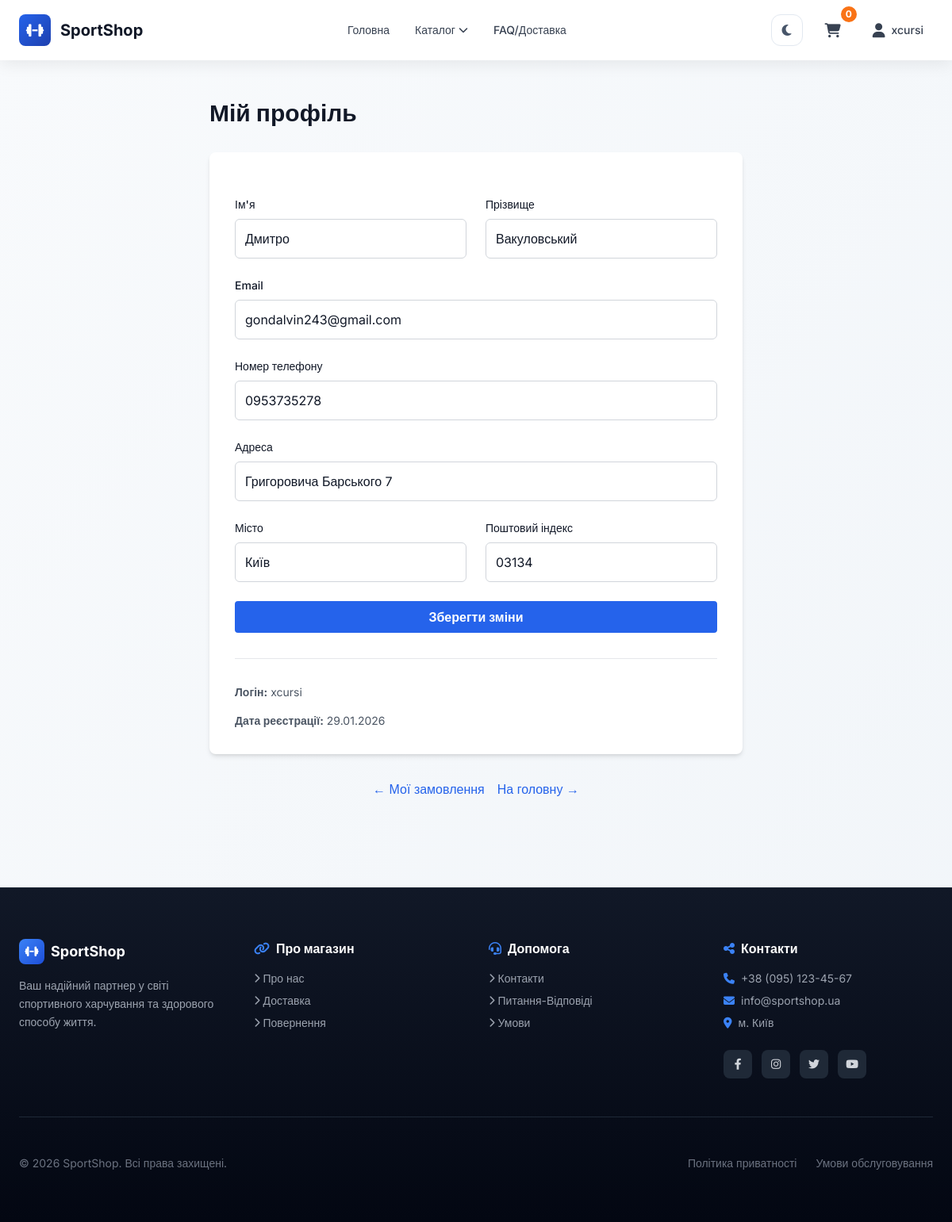
The app's page /profile/ (signed in) with its own data.
### shop/models.py (models this page shows, shortened)
class Customer(models.Model):
    username = models.CharField(max_length=150, unique=True)
    email = models.EmailField(unique=True)
    password = models.CharField(max_length=255)
    first_name = models.CharField(max_length=100, blank=True)
    last_name = models.CharField(max_length=100, blank=True)
    phone = models.CharField(max_length=20, blank=True)
    address = models.CharField(max_length=255, blank=True)
    city = models.CharField(max_length=100, blank=True)
    postal_code = models.CharField(max_length=20, blank=True)
    created_at = models.DateTimeField(auto_now_add=True)
    updated_at = models.DateTimeField(auto_now=True)
    is_active = models.BooleanField(default=True)

### shop/views.py (the view)
# urls.py: path('profile/', views.profile, name='profile'),
def profile(request):
    customer_id = request.session.get('customer_id')
    if not customer_id:
        return redirect('shop:login')
    try:
        customer = Customer.objects.get(id=customer_id)
    except Customer.DoesNotExist:
        return redirect('shop:login')
    if request.method == 'POST':
        form = ProfileForm(request.POST, instance=customer)
        if form.is_valid():
            form.save()
            return render(request, 'shop/profile.html', {
                'form': form,
                'customer': customer,
                'success': 'Профіль успішно оновлений!'
            })
    else:
        form = ProfileForm(instance=customer)
    return render(request, 'shop/profile.html', {
        'form': form,
        'customer': customer
    })

### shop/context_processors.py (called while the page is built)
def cart_count(request):
    cart = request.session.get('cart', {})
    total_count = 0
    for quantity in cart.values():
        try:
            total_count += int(quantity)
        except (TypeError, ValueError):
            continue
    return {'cart_count': total_count}

def global_categories(request):
    categories = Category.objects.filter(parent__isnull=True).prefetch_related('subcategories')
    return {'parent_categories': categories}

def get_catalog_url(request):
    filters = request.session.get('catalog_filters', {})
    url = reverse('shop:catalog')
    if filters:
        url += '?' + urlencode(filters)
    return {'get_catalog_url': url}

### shop/templates/shop/profile.html (shortened to what this page needs)
{% extends 'shop/base.html' %}
{% load static %}
{% block content %}
<div class="profile-page max-w-2xl mx-auto">
    <h1 class="text-3xl font-bold mb-8">Мій профіль</h1>
    <div class="bg-white rounded-lg shadow-md p-8">
        <form method="POST" class="space-y-6">
            <div class="grid grid-cols-1 md:grid-cols-2 gap-6">
                <div>
                    <label for="{{ form.first_name.id_for_label }}" class="block text-sm font-medium mb-2">Ім'я</label>
                    {{ form.first_name }}
                </div>
                <div>
                    <label for="{{ form.last_name.id_for_label }}" class="block text-sm font-medium mb-2">Прізвище</label>
                    {{ form.last_name }}
                </div>
            </div>
            <div>
                <label for="{{ form.email.id_for_label }}" class="block text-sm font-medium mb-2">Email</label>
                {{ form.email }}
            </div>
            <div>
                <label for="{{ form.phone.id_for_label }}" class="block text-sm font-medium mb-2">Номер телефону</label>
                {{ form.phone }}
            </div>
            <div>
                <label for="{{ form.address.id_for_label }}" class="block text-sm font-medium mb-2">Адреса</label>
                {{ form.address }}
            </div>
            <div class="grid grid-cols-1 md:grid-cols-2 gap-6">
                <div>
                    <label for="{{ form.city.id_for_label }}" class="block text-sm font-medium mb-2">Місто</label>
                    {{ form.city }}
                </div>
                <div>
                    <label for="{{ form.postal_code.id_for_label }}" class="block text-sm font-medium mb-2">Поштовий індекс</label>
                    {{ form.postal_code }}
                </div>
            </div>
            <button type="submit" class="w-full bg-blue-600 text-white font-semibold py-2 rounded hover:bg-blue-700 transition">
                Зберегти зміни
            </button>
        </form>
        <div class="mt-8 pt-8 border-t">
            <p class="text-gray-600 text-sm mb-4">
                <strong>Логін:</strong> {{ customer.username }}
            </p>
            <p class="text-gray-600 text-sm">
                <strong>Дата реєстрації:</strong> {{ customer.created_at|date:"d.m.Y" }}
            </p>
        </div>
    </div>
    <div class="mt-8 flex gap-4 justify-center">
        <a href="{% url 'shop:orders' %}" class="text-blue-600 hover:underline">← Мої замовлення</a>
        <a href="{% url 'shop:home' %}" class="text-blue-600 hover:underline">На головну →</a>
    </div>
</div>
{% endblock %}

### shop/templates/shop/base.html (shortened to what this page needs)
{% load static %}
<!DOCTYPE html>
<html lang="uk">
<head>
    <script src="https://cdn.tailwindcss.com"></script>
    <link rel="stylesheet" href="https://cdnjs.cloudflare.com/ajax/libs/font-awesome/6.4.0/css/all.min.css">
    <link rel="stylesheet" href="{% static 'shop/style.css' %}">
</head>
<body class="min-h-screen flex flex-col bg-gradient-to-br from-slate-50 to-slate-100 text-gray-900">
<header class="bg-white header-shadow sticky top-0 z-30 transition-shadow">
    <div class="max-w-7xl mx-auto px-4 sm:px-6 py-3 sm:py-4 flex justify-between items-center">
        <a href="{% url 'shop:home' %}" class="flex items-center gap-3 group">
            <div class="w-10 h-10 bg-gradient-to-br from-blue-600 to-blue-800 rounded-lg flex items-center justify-center text-white font-bold text-lg group-hover:shadow-lg transition-shadow">
                <i class="fas fa-dumbbell"></i>
            </div>
            <span class="text-xl font-bold text-gray-900 hidden sm:inline group-hover:text-blue-600 transition">SportShop</span>
        </a>
        <nav class="hidden md:flex gap-8 text-sm font-medium">
            <a href="{% url 'shop:home' %}" class="text-gray-700 hover:text-blue-600 transition relative group">
                <span>Головна</span>
            </a>
            <div class="text-gray-700 hover:text-blue-600 transition relative group">
                <a href="{% url 'shop:catalog' %}" class="flex items-center gap-1">
                    <span>Каталог</span>
                    <i class="fas fa-chevron-down text-xs group-hover:rotate-180 transition-transform"></i>
                </a>
            </div>
            <a href="{% url 'shop:delivery' %}" class="text-gray-700 hover:text-blue-600 transition relative group">
                <span>FAQ/Доставка</span>
            </a>
        </nav>
        <div class="flex gap-2 sm:gap-4 items-center">
            <button type="button" class="theme-toggle" data-theme-toggle aria-label="Змінити тему" title="Змінити тему">
                <i class="fas fa-moon" data-theme-icon></i>
            </button>
            <a href="{% url 'shop:cart' %}" class="relative group px-3 py-2 rounded-lg hover:bg-gray-100 transition" data-cart-icon>
                <i class="fas fa-shopping-cart text-lg text-gray-700 group-hover:text-blue-600"></i>
                <span data-cart-count class="absolute -top-2 -right-2 bg-orange-500 text-white text-xs font-bold rounded-full w-5 h-5 flex items-center justify-center">{{ cart_count|default:0 }}</span>
            </a>
            {% if request.session.customer_id %}
                <div class="relative">
                    <button class="dropdown-toggle flex items-center gap-2 px-3 py-2 rounded-lg hover:bg-gray-100 transition text-gray-700 hover:text-blue-600" title="Профіль">
                        <i class="fas fa-user text-lg"></i>
                        <span class="hidden sm:inline text-sm font-medium">{{ request.session.customer_username }}</span>
                    </button>
                </div>
            {% endif %}
        </div>
    </div>
</header>
<main class="flex-1 w-full max-w-7xl mx-auto px-4 sm:px-6 py-8 sm:py-12">
    {% block content %}{% endblock %}
</main>
<footer class="bg-gradient-to-b from-gray-900 to-gray-950 text-gray-300 mt-16 border-t border-gray-800">
    <div class="max-w-7xl mx-auto px-4 sm:px-6 py-12 sm:py-16">
        <div class="grid grid-cols-1 sm:grid-cols-2 lg:grid-cols-4 gap-8 mb-12 pb-12 border-b border-gray-800">
            <div class="fade-in-up">
                <div class="flex items-center gap-2 mb-4">
                    <div class="w-8 h-8 bg-gradient-to-br from-blue-500 to-blue-700 rounded-lg flex items-center justify-center text-white font-bold">
                        <i class="fas fa-dumbbell text-sm"></i>
                    </div>
                    <h3 class="font-bold text-white text-lg">SportShop</h3>
                </div>
                <p class="text-sm text-gray-400 leading-relaxed">
                    Ваш надійний партнер у світі спортивного харчування та здорового способу життя.
                </p>
            </div>
            <div class="fade-in-up">
                <h4 class="font-bold text-white mb-4 flex items-center gap-2">
                    <i class="fas fa-link text-blue-500"></i> Про магазин
                </h4>
                <ul class="space-y-2 text-sm">
                    <li><a href="{% url 'shop:delivery' %}" class="text-gray-400 hover:text-blue-400 transition flex items-center gap-1">
                        <i class="fas fa-chevron-right text-xs"></i> Про нас
                    </a></li>
                    <li><a href="{% url 'shop:delivery' %}" class="text-gray-400 hover:text-blue-400 transition flex items-center gap-1">
                        <i class="fas fa-chevron-right text-xs"></i> Доставка
                    </a></li>
                    <li><a href="{% url 'shop:delivery' %}" class="text-gray-400 hover:text-blue-400 transition flex items-center gap-1">
                        <i class="fas fa-chevron-right text-xs"></i> Повернення
                    </a></li>
                </ul>
            </div>
            <div class="fade-in-up">
                <h4 class="font-bold text-white mb-4 flex items-center gap-2">
                    <i class="fas fa-headset text-blue-500"></i> Допомога
                </h4>
                <ul class="space-y-2 text-sm">
                    <li><a href="{% url 'shop:delivery' %}" class="text-gray-400 hover:text-blue-400 transition flex items-center gap-1">
                        <i class="fas fa-chevron-right text-xs"></i> Контакти
                    </a></li>
                    <li><a href="{% url 'shop:delivery' %}" class="text-gray-400 hover:text-blue-400 transition flex items-center gap-1">
                        <i class="fas fa-chevron-right text-xs"></i> Питання-Відповіді
                    </a></li>
                    <li><a href="{% url 'shop:delivery' %}" class="text-gray-400 hover:text-blue-400 transition flex items-center gap-1">
                        <i class="fas fa-chevron-right text-xs"></i> Умови
                    </a></li>
                </ul>
            </div>
            <div class="fade-in-up">
                <h4 class="font-bold text-white mb-4 flex items-center gap-2">
                    <i class="fas fa-share-nodes text-blue-500"></i> Контакти
                </h4>
                <ul class="space-y-2 text-sm mb-6">
                    <li class="flex items-center gap-2 text-gray-400">
                        <i class="fas fa-phone text-blue-500"></i> +38 (095) 123-45-67
                    </li>
                    <li class="flex items-center gap-2 text-gray-400">
                        <i class="fas fa-envelope text-blue-500"></i> info@sportshop.ua
                    </li>
                    <li class="flex items-center gap-2 text-gray-400">
                        <i class="fas fa-map-marker-alt text-blue-500"></i> м. Київ
                    </li>
                </ul>
                <div class="flex gap-3">
                    <a href="#" class="w-9 h-9 rounded-lg bg-gray-800 hover:bg-blue-600 flex items-center justify-center transition transform hover:scale-110" title="Facebook">
                        <i class="fab fa-facebook-f text-sm"></i>
                    </a>
                    <a href="#" class="w-9 h-9 rounded-lg bg-gray-800 hover:bg-pink-600 flex items-center justify-center transition transform hover:scale-110" title="Instagram">
                        <i class="fab fa-instagram text-sm"></i>
                    </a>
                    <a href="#" class="w-9 h-9 rounded-lg bg-gray-800 hover:bg-blue-500 flex items-center justify-center transition transform hover:scale-110" title="Twitter">
                        <i class="fab fa-twitter text-sm"></i>
                    </a>
                    <a href="#" class="w-9 h-9 rounded-lg bg-gray-800 hover:bg-red-600 flex items-center justify-center transition transform hover:scale-110" title="YouTube">
                        <i class="fab fa-youtube text-sm"></i>
                    </a>
                </div>
            </div>
        </div>
        <div class="flex flex-col sm:flex-row justify-between items-center gap-4">
            <p class="text-sm text-gray-500">© 2026 SportShop. Всі права захищені.</p>
            <div class="flex gap-6 text-sm text-gray-500">
                <a href="#" class="hover:text-blue-400 transition">Політика приватності</a>
                <a href="#" class="hover:text-blue-400 transition">Умови обслуговування</a>
            </div>
        </div>
    </div>
</footer>
</body>
</html>

### shop/static/shop/style.css (style rules this page uses)
.theme-toggle { width: 40px; height: 40px; border-radius: 0.75rem; border: 1px solid #e2e8f0; background: #ffffff; color: #475569; display: inline-flex; align-items: center; justify-content: center; transition: all 0.2s ease; }
body { font-family: 'Inter', sans-serif; }
.header-shadow { box-shadow: 0 4px 20px rgba(0, 0, 0, 0.08); }
.profile-page input[type="text"], .profile-page input[type="email"] { width: 100%; padding: 0.75rem; border: 1px solid #d1d5db; border-radius: 0.375rem; font-size: 1rem; }

### records on screen
Customer: session.customer_username "xcursi", first_name "Дмитро", last_name "Вакуловський", email "gondalvin243@gmail.com", phone "0953735278", address "Григоровича Барського 7", city "Київ", postal_code "03134", username "xcursi", created_at "29.01.2026"

### other values on screen
{{ cart_count|default:0 }} "0"
